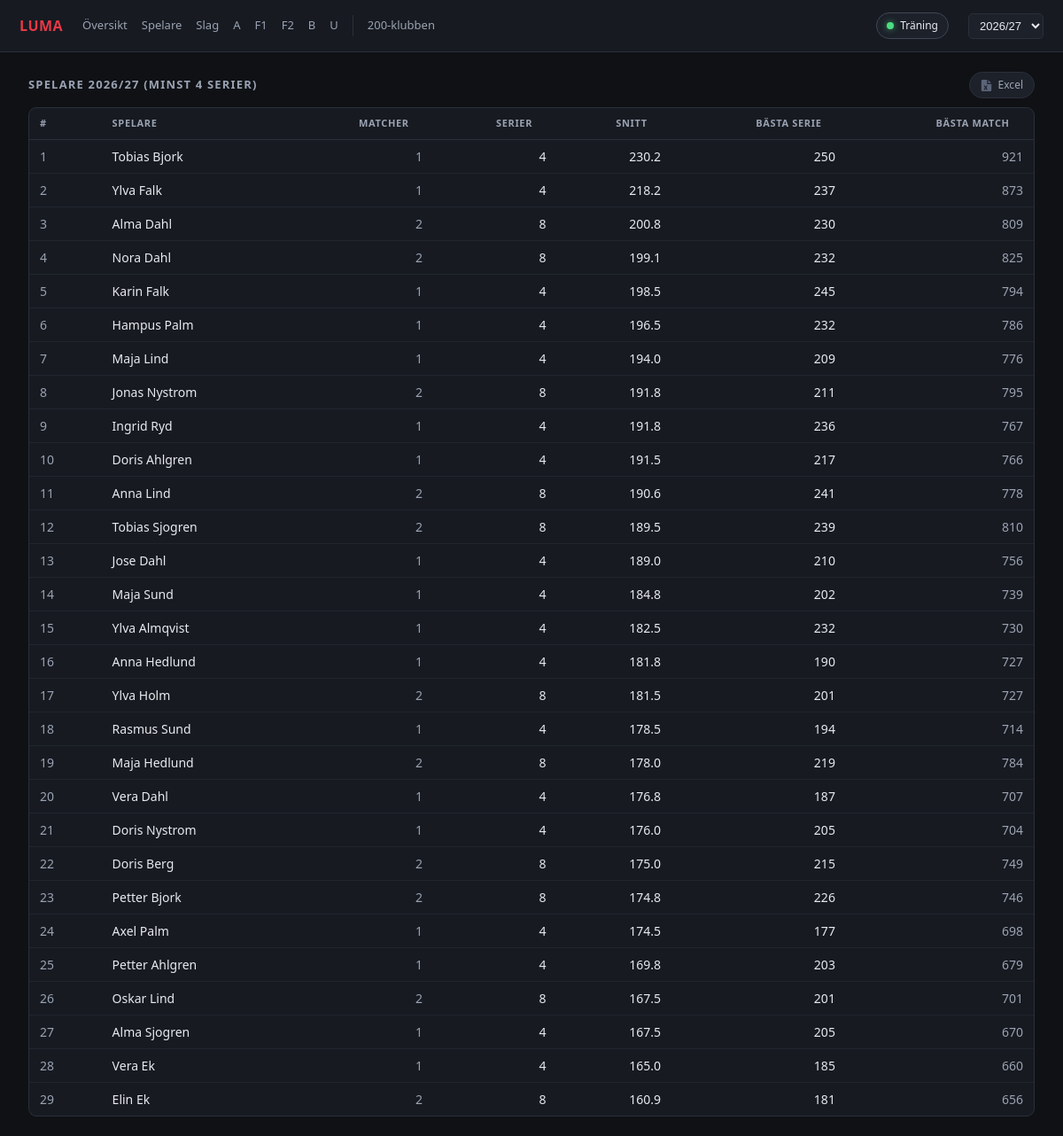
The page /players on the database its author committed.
### tables this page shows
CREATE TABLE bits_result (
    match_id INTEGER NOT NULL, lic TEXT NOT NULL, player TEXT, side TEXT,
    g1 INTEGER, g2 INTEGER, g3 INTEGER, g4 INTEGER,
    hcp INTEGER, total INTEGER, series INTEGER,
    lane_point REAL, rank_points REAL, place INTEGER,
    PRIMARY KEY (match_id, lic)
);

### web/app.py (the view)
@app.route("/players")
def players():
    return render_template("players.html", **players_data())

### collector/store.py (called while the page is built)
def connect():
    DB.parent.mkdir(parents=True, exist_ok=True)
    con = sqlite3.connect(DB)
    con.row_factory = sqlite3.Row
    con.executescript(SCHEMA)
    return con

### web/app.py (called while the page is built)
def q(sql, *args):
    return connect().execute(sql, args).fetchall()

def seasons():
    rows = q("SELECT DISTINCT season FROM bits_match ORDER BY season DESC")
    return [r["season"] for r in rows]

def season_arg():
    ss = seasons()
    want = request.args.get("season", type=int)
    return want if want in ss else (ss[0] if ss else None)

def label(season):
    return f"{season}/{str(season + 1)[2:]}"

def show_practice():
    v = request.args.get("practice")
    return v not in ("0", "false", "no")

def urval_scope():
    return URVAL_SCOPES.get(request.endpoint or "")

def _parse_last(v):
    v = (v or "").strip().lower()
    return int(v) if v.isdigit() and int(v) > 0 else None

def last_arg():
    v = request.args.get("last")
    if v is None:
        scope = urval_scope()
        v = request.cookies.get(f"{URVAL_COOKIE}_{scope}") if scope else None
    return _parse_last(v)

def qargs(season=None, practice=None, last=None):
    season = season_arg() if season is None else season
    practice = show_practice() if practice is None else practice
    q = f"?season={season}"
    if not practice:
        q += "&practice=0"
    if last:
        q += f"&last={last}"
    return q

@app.after_request
def remember_urval(resp):
    path = URL_PREFIX or "/"
    scope = urval_scope()
    v = (request.args.get("last") or "").strip().lower()
    if scope and (v == "alla" or _parse_last(v)):
        resp.set_cookie(f"{URVAL_COOKIE}_{scope}", v, max_age=365 * 24 * 3600,
                        path=path, samesite="Lax")
    if URVAL_COOKIE in request.cookies:      # the old shared setting
        resp.delete_cookie(URVAL_COOKIE, path=path)
    return resp

@app.template_filter("team")
def team_label(name):
    if not name:
        return name
    n = name.strip()
    if " – " in n:
        return " – ".join(team_label(part) for part in n.split(" – "))
    if not n.startswith(CLUB_PREFIX):
        return n
    return f"{CLUB_LABEL} {n[len(CLUB_PREFIX):].strip() or 'A'}"

@app.context_processor
def globals_():
    return dict(all_seasons=seasons(), season_label=label, teams=TEAMS,
                club_label=CLUB_LABEL, practice=show_practice(), qargs=qargs,
                last=last_arg(),
                live_reload=app.config.get("LIVE_RELOAD", False),
                B=URL_PREFIX)

### web/templates/players.html (shortened to what this page needs)
{% extends "base.html" %}
{% block body %}
<div class="hrow">
  <h2>Spelare {{ season_label(season) }} <span class="mut">(minst 4 serier)</span></h2>
  {% if rows %}
  <a class="btn" href="{{ B }}/players/urval.xlsx{{ qargs(last=last) }}"
     title="Ladda ner listan som Excel-fil">
    <svg viewBox="0 0 16 16" aria-hidden="true"><path d="M9 0H2.5A1.5 1.5 0 0 0 1 1.5v13A1.5 1.5 0 0 0 2.5 16h11a1.5 1.5 0 0 0 1.5-1.5V6H9V0Zm1.5.4L14.6 4.5H10.5V.4ZM4.3 8h1.6l1.1 2 1.1-2h1.6L7.9 11l1.9 3H8.2L7 11.9 5.8 14H4.2l1.9-3L4.3 8Z"/></svg>
    Excel
  </a>
  {% endif %}
</div>
<div class="panel scroll">
{% if rows %}
<table class="sortable"><thead><tr>
<th data-col data-asc title="Klicka för ursprunglig ordning">#</th>
<th data-col data-type="text">Spelare</th>
<th class="num" data-col>Matcher</th><th class="num" data-col>Serier</th>
<th class="num" data-col>Snitt</th><th class="num" data-col>Bästa serie</th>
<th class="num" data-col>Bästa match</th></tr></thead>
<tbody>
{% for p in rows %}
<tr>
  <td class="mut" data-v="{{ loop.index }}">{{ loop.index }}</td>
  <td data-v="{{ p['player'] }}"><a href="{{ B }}/player/{{ p['lic'] }}{{ qargs() }}">{{ p['player'] }}</a></td>
  <td class="num mut" data-v="{{ p['mm'] }}" {% if last %}title="{{ p['first'] }} – {{ p['last'] }}"{% endif %}>{{ p['mm'] }}</td>
  <td class="num" data-v="{{ p['games'] }}">{{ p['games'] }}</td>
  <td class="num" data-v="{{ p['pins'] / p['games'] }}">{{ (p['pins'] / p['games']) | round(1) }}</td>
  <td class="num" data-v="{{ p['high_game'] }}">{{ p['high_game'] }}</td>
  <td class="num mut" data-v="{{ p['high_series'] }}">{{ p['high_series'] }}</td>
</tr>
{% endfor %}
</tbody></table>
{% else %}<div class="note">Inga spelarresultat för säsongen.</div>{% endif %}
</div>
{% endblock %}

### web/templates/base.html (style rules this page uses)
:root { --bg:#0f1115; --panel:#171a21; --panel2:#1d212a; --line:#2a2f3a; --ink:#e8eaf0; --muted:#9aa3b2; --accent:#e63946; --good:#4ade80; --warn:#fbbf24; }
* { box-sizing:border-box }
body { margin:0;background:var(--bg);color:var(--ink); font:14px/1.5 "Segoe UI",system-ui,-apple-system,sans-serif }
a { color:inherit;text-decoration:none }
h2 { font-size:13px;text-transform:uppercase;letter-spacing:.09em;color:var(--muted); margin:26px 0 10px;font-weight:600 }
h2:first-child { margin-top:0 }
.panel { background:var(--panel);border:1px solid var(--line);border-radius:9px;overflow:hidden }
.scroll { overflow-x:auto }
table { width:100%;border-collapse:collapse;font-variant-numeric:tabular-nums }
th { font-size:11px;text-transform:uppercase;letter-spacing:.06em;color:var(--muted); text-align:left;padding:9px 12px;border-bottom:1px solid var(--line);white-space:nowrap;font-weight:600 }
td { padding:8px 12px;border-bottom:1px solid #21252e;white-space:nowrap }
tr:last-child td { border-bottom:0 }
.num { text-align:right }
.mut { color:var(--muted) }
.hrow { display:flex;align-items:center;gap:14px;flex-wrap:wrap;margin:26px 0 10px }
.hrow:first-child { margin-top:0 }
.hrow h2 { margin:0 }
th.sortable { cursor:pointer;user-select:none }
th.sortable::after { content:"↑";margin-left:5px;visibility:hidden;font-size:11px }
.btn { display:inline-flex;align-items:center;gap:7px;padding:5px 12px;border-radius:20px; border:1px solid var(--line);background:var(--panel2);color:var(--muted);font-size:12px }
.btn svg { width:13px;height:13px;fill:#5b6478;transition:fill .15s }

### rows shown on the page
bits_result: player "Tobias Bjork", mm "1", games "4", pins "230.2", high_game "250", high_series "921"
bits_result: player "Ylva Falk", mm "1", games "4", pins "218.2", high_game "237", high_series "873"
bits_result: player "Karin Falk", mm "1", games "4", pins "198.5", high_game "245", high_series "794"
bits_result: player "Hampus Palm", mm "1", games "4", pins "196.5", high_game "232", high_series "786"
bits_result: player "Maja Lind", mm "1", games "4", pins "194.0", high_game "209", high_series "776"
bits_result: player "Ingrid Ryd", mm "1", games "4", pins "191.8", high_game "236", high_series "767"
bits_result: player "Doris Ahlgren", mm "1", games "4", pins "191.5", high_game "217", high_series "766"
bits_result: player "Jose Dahl", mm "1", games "4", pins "189.0", high_game "210", high_series "756"
bits_result: player "Maja Sund", mm "1", games "4", pins "184.8", high_game "202", high_series "739"
bits_result: player "Anna Hedlund", mm "1", games "4", pins "181.8", high_game "190", high_series "727"
bits_result: player "Rasmus Sund", mm "1", games "4", pins "178.5", high_game "194", high_series "714"
bits_result: player "Vera Dahl", mm "1", games "4", pins "176.8", high_game "187", high_series "707"
bits_result: player "Doris Nystrom", mm "1", games "4", pins "176.0", high_game "205", high_series "704"
bits_result: player "Petter Bjork", mm "2", games "8", pins "174.8", high_game "226", high_series "746"
bits_result: player "Axel Palm", mm "1", games "4", pins "174.5", high_game "177", high_series "698"
bits_result: player "Petter Ahlgren", mm "1", games "4", pins "169.8", high_game "203", high_series "679"
bits_result: player "Alma Sjogren", mm "1", games "4", pins "167.5", high_game "205", high_series "670"
bits_result: player "Vera Ek", mm "1", games "4", pins "165.0", high_game "185", high_series "660"
bits_result: player "Elin Ek", mm "2", games "8", pins "160.9", high_game "181", high_series "656"

### other values the page prints
{{ tname | team | replace(club_label + ' ', '') }} "A" "F1" "F2" "B" "U"
{{ season_label(season) }} "2026/27"
{{ p['player'] }} "Alma Dahl" "Nora Dahl" "Jonas Nystrom" "Anna Lind" "Tobias Sjogren" "Ylva Almqvist" "Ylva Holm" "Maja Hedlund" "Doris Berg" "Oskar Lind"
{{ p['mm'] }} "2" "2" "2" "2" "2" "1" "2" "2" "2" "2"
{{ p['games'] }} "8" "8" "8" "8" "8" "4" "8" "8" "8" "8"
{{ (p['pins'] / p['games']) | round(1) }} "200.8" "199.1" "191.8" "190.6" "189.5" "182.5" "181.5" "178.0" "175.0" "167.5"
{{ p['high_game'] }} "230" "232" "211" "241" "239" "232" "201" "219" "215" "201"
{{ p['high_series'] }} "809" "825" "795" "778" "810" "730" "727" "784" "749" "701"
form field value "2026/27"
